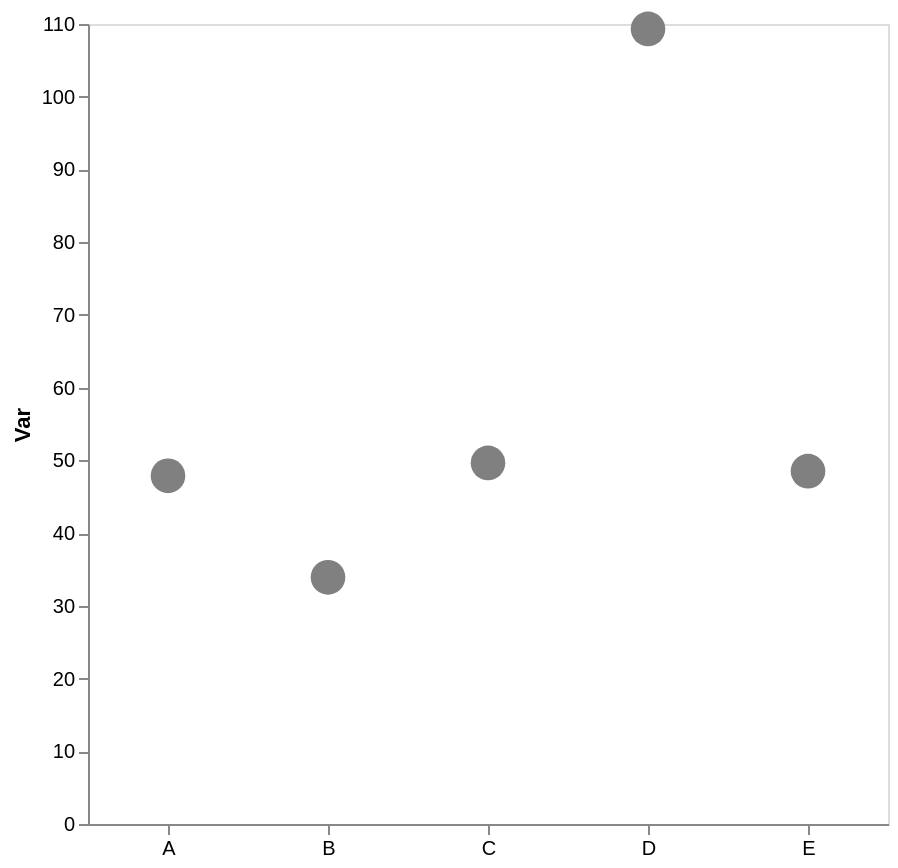

The Vega-Lite source for this figure:
### Vega-Lite specification from a JSON file in a GitHub repository (floating-point values rounded to 4 significant figures)
{"config": {"view": {"continuousWidth": 300, "continuousHeight": 300}, "axis": {"grid": false}, "bar": {"color": "gray"}}, "data": {"name": "data-cc56c200ee3b28a0e75237909728bb95"}, "mark": {"type": "point", "color": "gray", "filled": true, "size": 300}, "encoding": {"x": {"axis": {"labelAngle": 0, "title": null}, "field": "cat", "type": "nominal"}, "y": {"aggregate": "mean", "axis": {"title": "Var"}, "field": "var1", "type": "quantitative"}}, "height": 400, "width": 400, "$schema": "https://vega.github.io/schema/vega-lite/v5.17.0.json", "datasets": {"data-cc56c200ee3b28a0e75237909728bb95": [{"cat": "E", "var1": 46.01, "var2": 48.61}, {"cat": "D", "var1": 109.3, "var2": 52.7}, {"cat": "C", "var1": 39.63, "var2": 39.9}, {"cat": "E", "var1": 57.35, "var2": 43.94}, {"cat": "C", "var1": 64.0, "var2": 51.44}, {"cat": "E", "var1": 52.83, "var2": 62.51}, {"cat": "B", "var1": 38.35, "var2": 51.78}, {"cat": "E", "var1": 37.87, "var2": 60.94}, {"cat": "A", "var1": 50.98, "var2": 37.86}, {"cat": "C", "var1": 45.33, "var2": 57.72}, {"cat": "B", "var1": 29.49, "var2": 52.58}, {"cat": "A", "var1": 44.76, "var2": 67.75}]}}
